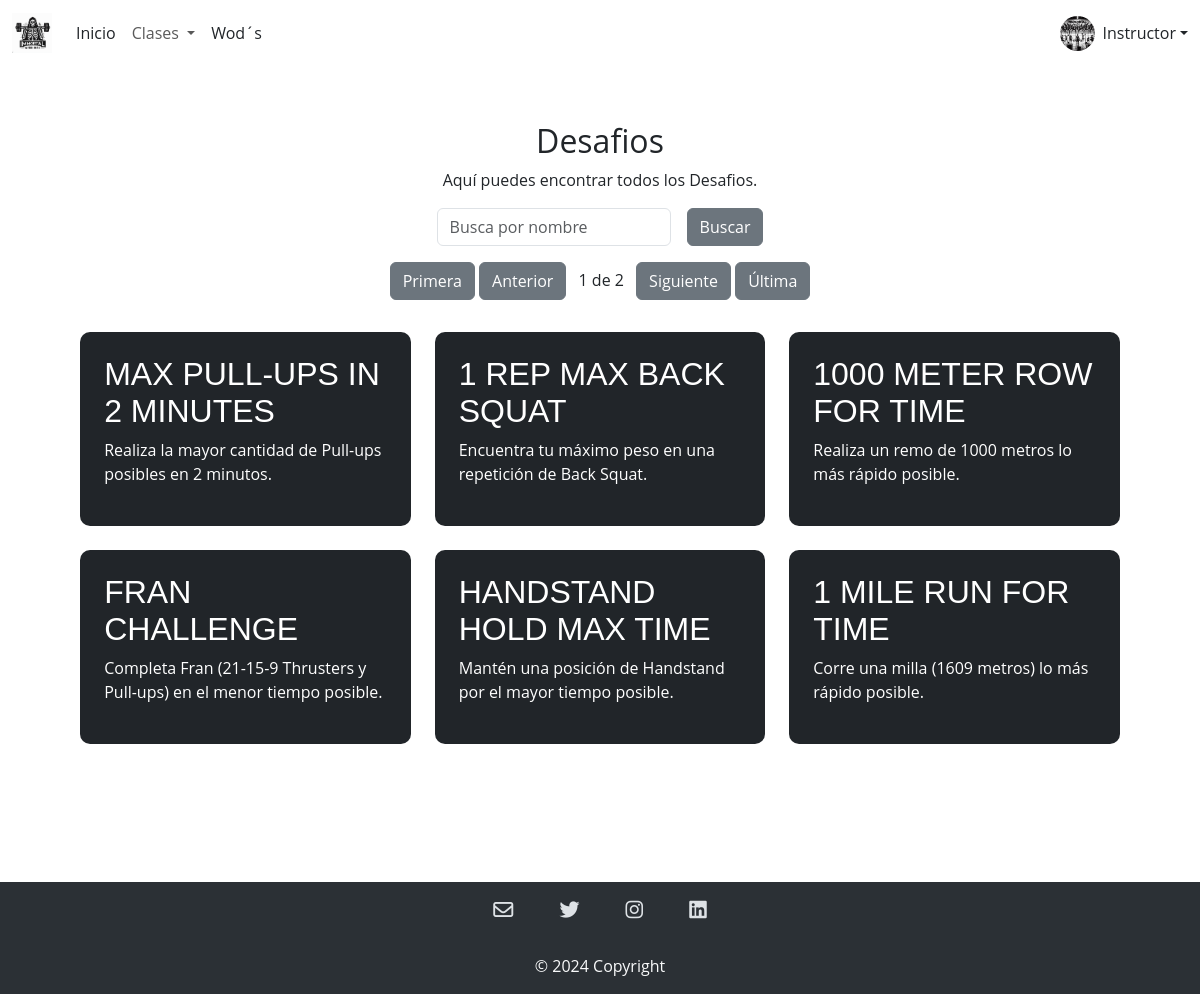
/instructor/desafios.php, run on the app's committed database.
### tables this page shows
CREATE TABLE `wods` (
  `ID_Wods` int(11) NOT NULL,
  `Nombre` varchar(255) NOT NULL,
  `Descripcion` varchar(255) NOT NULL,
  `Tipo` enum('The Girls','The Heroes','Programas','Distancias','Desafios','Qualifiers') NOT NULL
);

### instructor/desafios.php (the view, shortened to what this page needs)
<?php
include '../modulos/headerInstructor.php';
include '../CRUD/conexion.php';
$resultados_por_pagina = 6;
$sql_total = "SELECT COUNT(*) as total FROM wods WHERE tipo = 'Desafios'";
$result_total = $conexion->query($sql_total);
$row_total = $result_total->fetch_assoc();
$total_resultados = $row_total['total'];
$total_paginas = ceil($total_resultados / $resultados_por_pagina);
$pagina_actual = isset($_GET['pagina']) ? $_GET['pagina'] : 1;
$inicio = ($pagina_actual - 1) * $resultados_por_pagina;
$sql_pagina = "SELECT * FROM wods WHERE tipo = 'Desafios' LIMIT $inicio, $resultados_por_pagina";
$result_pagina = $conexion->query($sql_pagina);
?>
<section class="general bg-white my-2">
    <div class="container mt-5">
        <h2 class="text-center">Desafios</h2>
        <div class="text-center">
            <p>Aquí puedes encontrar todos los Desafios.</p>
        </div>
        <div id="data-table-basic_filter" class="d-flex justify-content-center gap-3">
            <label class="text-center">
                <input type="search" class="form-control" id="inputBusqueda" placeholder="Busca por nombre" aria-controls="data-table-basic">
            </label>
            <button class="btn btn-secondary ml-3">Buscar</button>
        </div>
        <div id="pagination" class="text-center m-3 ">
            <?php if ($total_paginas > 1) : ?>
                <a href="?pagina=1" class="btn btn-secondary">Primera</a>
                <a href="?pagina=<?php echo $pagina_actual > 1 ? $pagina_actual - 1 : 1; ?>" class="btn btn-secondary">Anterior</a>
                <span class="mx-2"><?php echo $pagina_actual; ?> de <?php echo $total_paginas; ?></span>
                <a href="?pagina=<?php echo $pagina_actual < $total_paginas ? $pagina_actual + 1 : $total_paginas; ?>" class="btn btn-secondary">Siguiente</a>
                <a href="?pagina=<?php echo $total_paginas; ?>" class="btn btn-secondary">Última</a>
            <?php endif; ?>
        </div>
        <div class="row p-3" id="wodContainer">
            <?php
            if ($result_pagina->num_rows > 0) {
                while ($wod = $result_pagina->fetch_assoc()) {
            ?>
                    <div class="cuadro-wod col-md-6 col-lg-4 mb-4 cuadro-wod">
                        <div class="p-4 bg-dark">
                            <h4 class="titulo-wods"><?php echo $wod['Nombre']; ?></h4>
                            <p><?php echo $wod['Descripcion']; ?></p>
                        </div>
                    </div>
            <?php
                }
            } else {
                echo "No se encontraron wods.";
            }
            ?>
        </div>
    </div>
</section>
<?php
include '../modulos/footer.php';
?>

### css/style.css (style rules this page uses)
* { font-family: 'Open Sans', sans-serif; }
body { background-color: #ffffff; }
.row { display: flex; justify-content: center; }
.container { justify-content: center; align-content: center; }
.p-4 { border-radius: 10px; }
.titulo-wods { font-family: 'Noto Sans JP', sans-serif; text-transform: uppercase; font-size: 2rem; line-height: normal; }
.cuadro-wod { color:white; width: 32%; height: 20%; }
.general { min-height: 100vh; }

### data on the page
wods: Nombre "MAX PULL-UPS IN 2 MINUTES", Descripcion "Realiza la mayor cantidad de Pull-ups posibles en 2 minutos."
wods: Nombre "1 REP MAX BACK SQUAT", Descripcion "Encuentra tu máximo peso en una repetición de Back Squat."
wods: Nombre "1000 METER ROW FOR TIME", Descripcion "Realiza un remo de 1000 metros lo más rápido posible."
wods: Nombre "FRAN CHALLENGE", Descripcion "Completa Fran (21-15-9 Thrusters y Pull-ups) en el menor tiempo posible."
wods: Nombre "HANDSTAND HOLD MAX TIME", Descripcion "Mantén una posición de Handstand por el mayor tiempo posible."
wods: Nombre "1 MILE RUN FOR TIME", Descripcion "Corre una milla (1609 metros) lo más rápido posible."

### other printed values
$pagina_actual "1"
$total_paginas "2"
